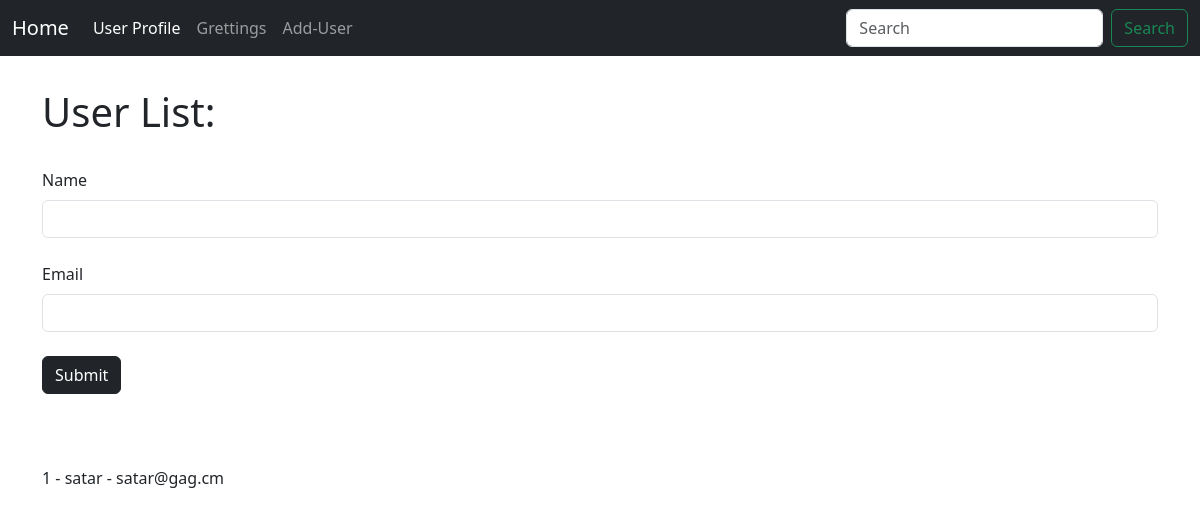
/user/add/, run on an earlier commit of the app's database.
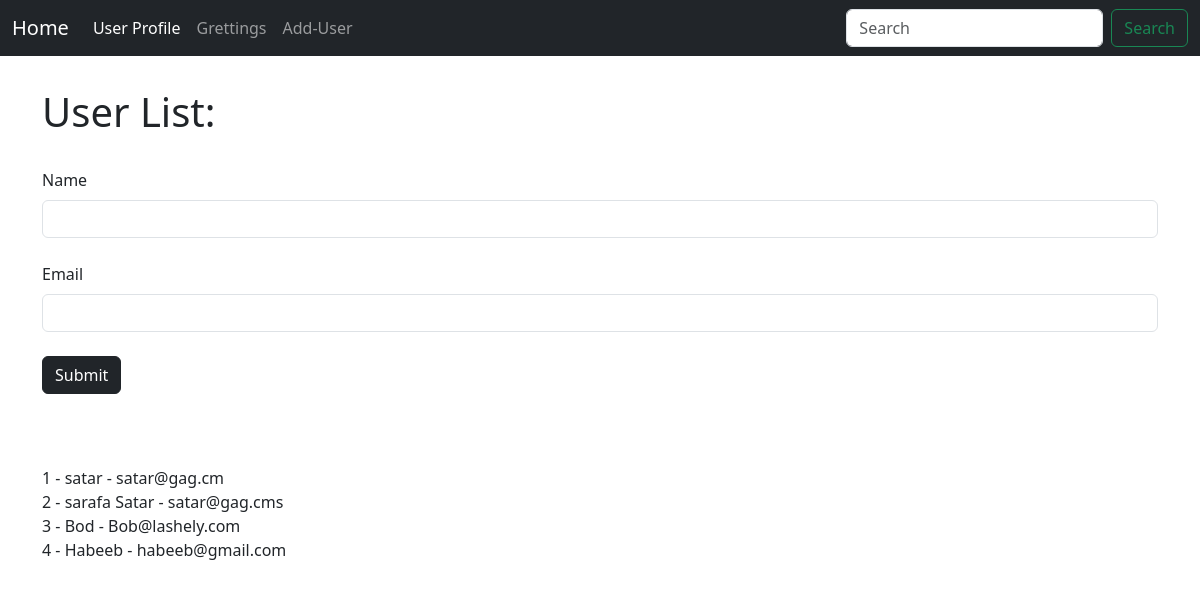
And on a later commit of the database.
### hello.py (models this page shows, shortened)
class Users(db.Model):
   id = db.Column(db.Integer, primary_key=True)
   name = db.Column(db.String(200), nullable=False)
   email =  db.Column(db.String(100), nullable=False, unique=True)
   date_added = db.Column(db.DateTime, default=datetime.now())

### hello.py (the view, shortened to what this page needs)
@app.route('/user/add/', methods=['GET', 'POST'])
def add_user():
   form = UserForm()
   name = None
   our_users = Users.query.order_by(Users.date_added)
   return render_template('add_user.html',
                          form=form,
                          name=name,
                          our_users = our_users
                          )

### hello.py
class UserForm(FlaskForm): #Created a class Nameform to inherit FlaskForm
    name = StringField("Name", validators=[DataRequired()])
    email = StringField("Email", validators=[DataRequired()])
    submit = SubmitField("Submit")

### templates/add_user.html (shortened to what this page needs)
{%extends 'base.html'%}
{%block content%}
{%if name %}
    <h1>Hello {{ name }}</h1>
{% else %}
    <h1>User List:</h1>
    <br/>
    <form method="post">
        {{form.name.label(class="form-label")}}
        {{form.name(class="form-control")}}
        <br/>
        {{form.email.label(class="form-label")}}
        {{form.email(class="form-control")}}
        <br/>
        {{form.submit(class="btn btn-dark")}}
    </form>
    <br/><br/><br/>
    {%for our_user in our_users%}
        {{our_user.id}} - {{our_user.name}} - {{our_user.email}}<br/>
    {%endfor%}
{%endif%}
{%endblock%}

### templates/base.html (shortened to what this page needs)
<!doctype html>
<html lang="en">
  <head>
    <link href="https://cdn.jsdelivr.net/npm/bootstrap@5.3.3/dist/css/bootstrap.min.css" rel="stylesheet">
  </head>
  <body>
    {% include 'navbar.html' %}
    <div class="container">
      <br/>
      <h1>
        {% block content %}
        {% endblock %}
      </h1>
  </div>
  </body>
</html>

### templates/navbar.html (shortened to what this page needs)
<!Doctype html>
<html>
    <head>
      <nav class="navbar navbar-expand-lg navbar-dark bg-dark">
      <div class="container-fluid">
        <a class="navbar-brand" href="{{url_for('home')}}">Home</a>
        <div class="collapse navbar-collapse" id="navbarSupportedContent">
          <ul class="navbar-nav me-auto mb-2 mb-lg-0">
            <li class="nav-item">
              <a class="nav-link active" aria-current="page" href="#">User Profile</a>
            </li>
            <li class="nav-item">
              <a class="nav-link" href="{{url_for('user2')}}">Grettings</a>
            </li>
            <li class="nav-item">
              <a class="nav-link" href="{{url_for('add_user')}}">Add-User</a>
            </li>
          </ul>
          <form class="d-flex" role="search">
            <input class="form-control me-2" type="search" placeholder="Search" aria-label="Search">
            <button class="btn btn-outline-success" type="submit">Search</button>
          </form>
        </div>
      </div>
    </nav>
          <link href="https://cdn.jsdelivr.net/npm/bootstrap@5.3.3/dist/css/bootstrap.min.css" rel="stylesheet">
    </head>
    <body>
    </body>
</html>

What changed in the data, as far as the page shows it:
added Users: id "2", name "sarafa Satar", email "satar@gag.cms"
added Users: id "3", name "Bod", email "Bob@lashely.com"
added Users: id "4", name "Habeeb", email "habeeb@gmail.com"
